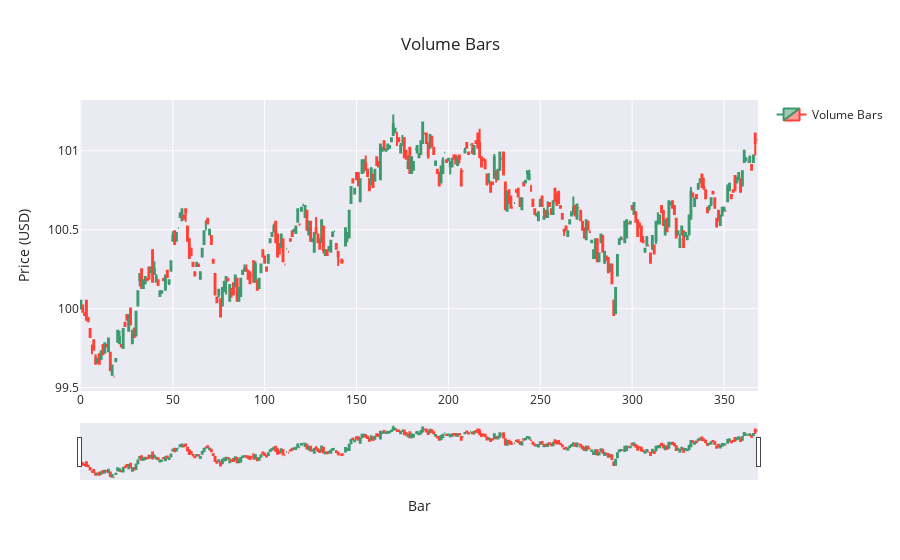

Notebook code cell kept with this figure:
### Markdown cell above
### Bar Chart

### Code cell
fig = go.Figure(data=[go.Candlestick(
    x=volume_bars.index,
    open=volume_bars['open'],
    high=volume_bars['high'],
    low=volume_bars['low'],
    close=volume_bars['close'],
    name='Volume Bars'
)])

fig.update_layout(
    title=f'Volume Bars',
    yaxis_title='Price (USD)',
    xaxis_title='Bar',
    xaxis_rangeslider_visible=True, 
    template='seaborn', # other options: plotly, plotly_white, plotly_dark, simple_white
    showlegend=True,
)

### Figure 1 — Plotly figure (JSON) as saved in the notebook; plotly's stock layout.template omitted (floating-point values rounded to 4 significant figures; data arrays with more than 128 entries replaced by an {"elided": "..."} marker saying what was removed)
{"data": [{"close": {"elided": "369 float values"}, "high": {"elided": "369 float values"}, "low": {"elided": "369 float values"}, "name": "Volume Bars", "open": {"elided": "369 float values"}, "type": "candlestick", "x": {"elided": "369 int values"}}], "layout": {"showlegend": true, "title": {"text": "Volume Bars"}, "xaxis": {"rangeslider": {"visible": true}, "title": {"text": "Bar"}}, "yaxis": {"title": {"text": "Price (USD)"}}}}
